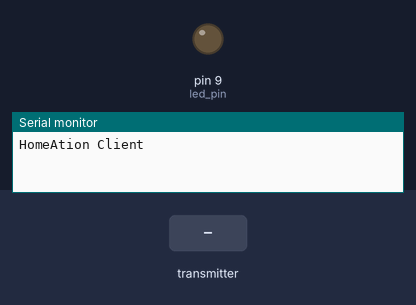
A sketch run on a simulated Arduino Uno, built with avr-gcc and run on an emulated ATmega328P. Parts: output pins drawn as LEDs (lit = HIGH), the last lines printed to the serial monitor. The inputs (shaded band) are chosen by the test bench. No radio packets arrive unless stated.

Above: at 1.2 s.
1.3 s: the transmitter starts sending command = 1
At 1.8 s:
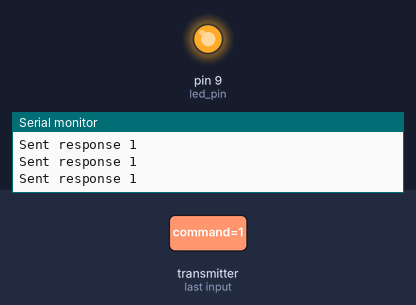
2.8 s: the transmitter starts sending command = 0
At 4.1 s:
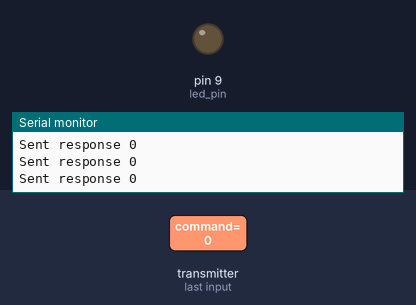
Timing chart, 0 to 5.8 s (numbered marks = the images above; inputs shaded):
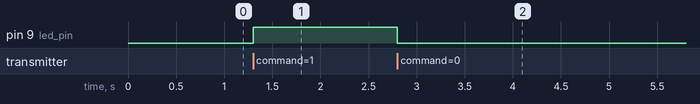

Measured:
- after the input at 1.3 s, pin 9 (led_pin): LOW → HIGH at once
- after the input at 2.8 s, pin 9 (led_pin): HIGH → LOW at once

The sketch:

homeation_client_base.ino
```cpp
#include <SPI.h>
#include <RF24.h>
#include "printf.h"

RF24 radio(7,8);
const uint64_t myAddress = 0xF0F0F0F0D2LL;
const uint64_t mainAddress = 0xF0F0F0F0E1LL;

const int led_pin = 9;

void setup(void)
{
  Serial.begin(57600);
  printf_begin();
  printf("HomeAtion Client\n\r");

  setup_RF();

  pinMode(led_pin, OUTPUT);
  digitalWrite(led_pin, LOW);
}

void setup_RF(void)
{
  radio.begin();
  radio.setPALevel(RF24_PA_MAX);
  radio.setChannel(0x4c);
  radio.openWritingPipe(myAddress);
  radio.openReadingPipe(1,mainAddress);
  radio.enableDynamicPayloads() ;
  radio.setAutoAck( true ) ;
  radio.powerUp() ;
  radio.startListening();
  radio.printDetails();
}

void loop(void)
{

    // if there is data ready
    if ( radio.available() )
    {
      // Dump the payloads until we've gotten everything
      int command = 0;
      bool done = false;
      while (!done)
      {
        // Fetch the payload, and see if this was the last one.
        done = radio.read( &command, sizeof(int) );
      }

      // First, stop listening so we can talk
      radio.stopListening();

      if (command == 0)
        digitalWrite(led_pin, LOW);
      else
        digitalWrite(led_pin, HIGH);
      // Send the final one back. This way, we don't delay
      // the reply while we wait on serial i/o.
      radio.write( &command, sizeof(int) );
      printf("Sent response %d\n\r", command);

      // Now, resume listening so we catch the next packets.
      radio.startListening();
    }

}
// vim:cin:ai:sts=2 sw=2 ft=cpp
```

printf.h
```cpp
// (licence header left out)
/**
 * @file printf.h
 *
 * Setup necessary to direct stdout to the Arduino Serial library, which
 * enables 'printf'
 */

#ifndef __PRINTF_H__
#define __PRINTF_H__


#ifdef ARDUINO

#include <Arduino.h>

int serial_putc( char c, FILE * )
{
  Serial.write( c );

  return c;
}

void printf_begin(void)
{
  fdevopen( &serial_putc, 0 );
}

#else
#error This example is only for use on Arduino.
#endif // ARDUINO

#endif // __PRINTF_H__
```
